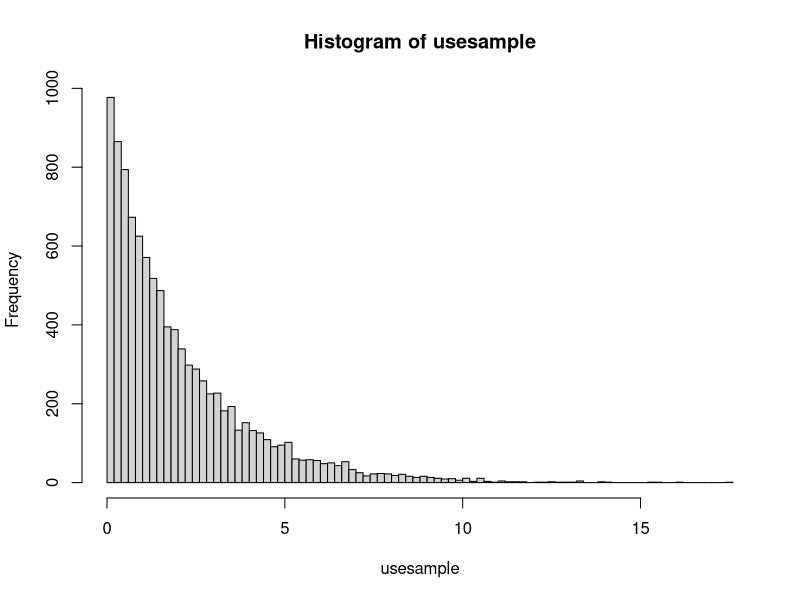
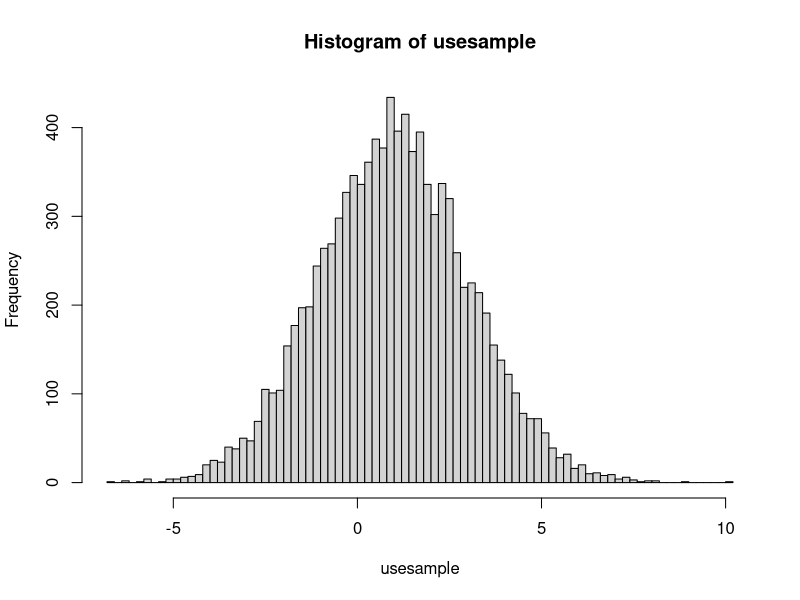
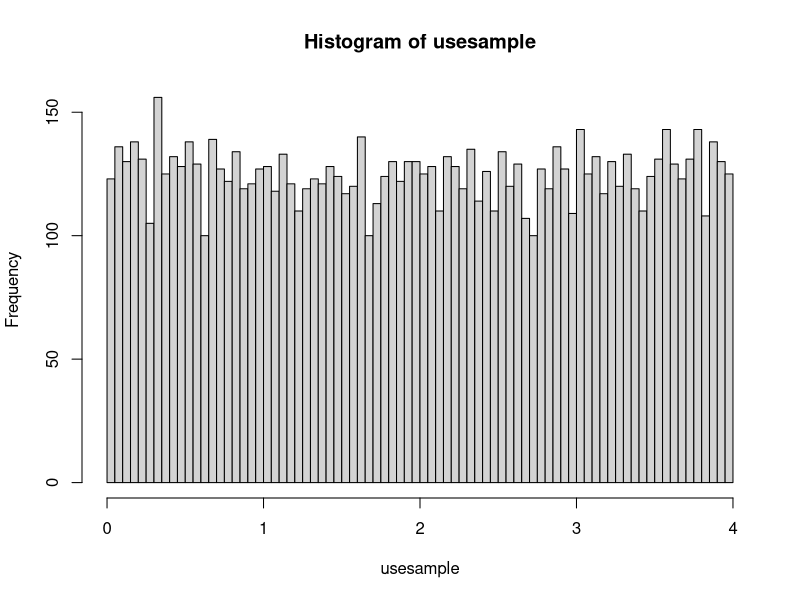
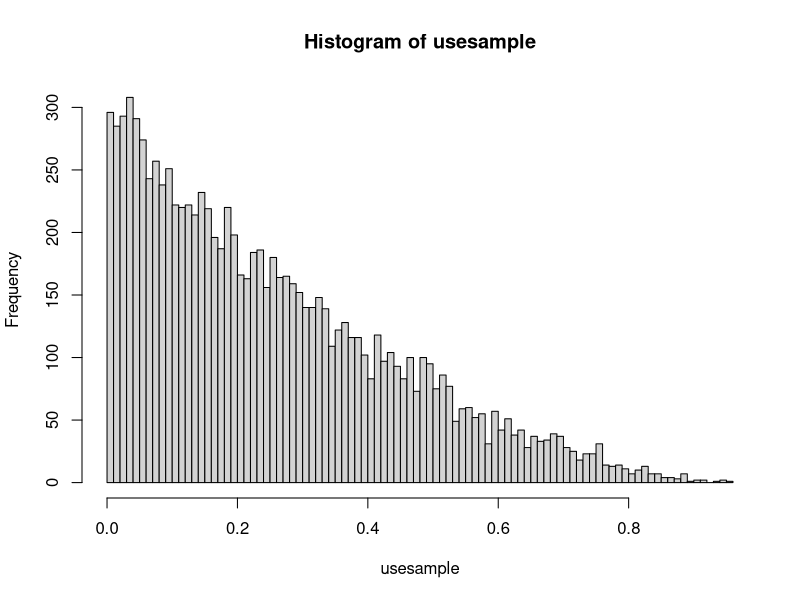
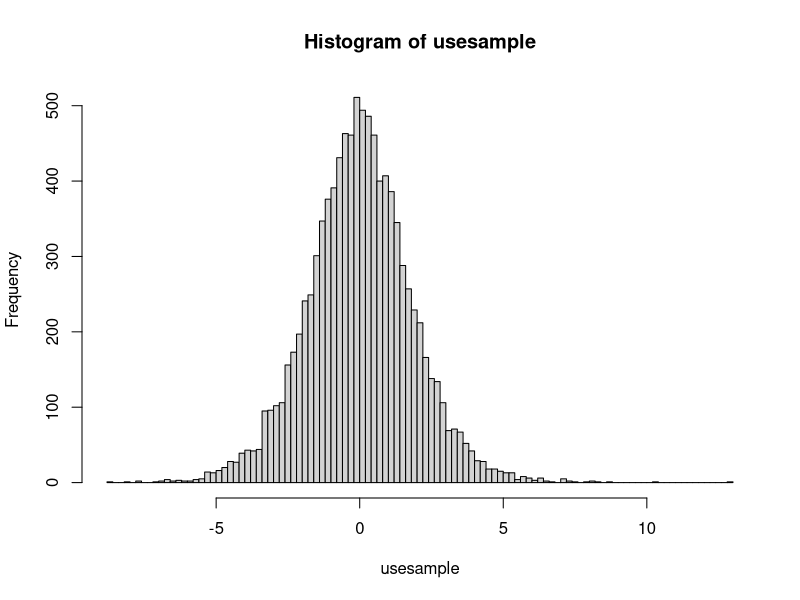
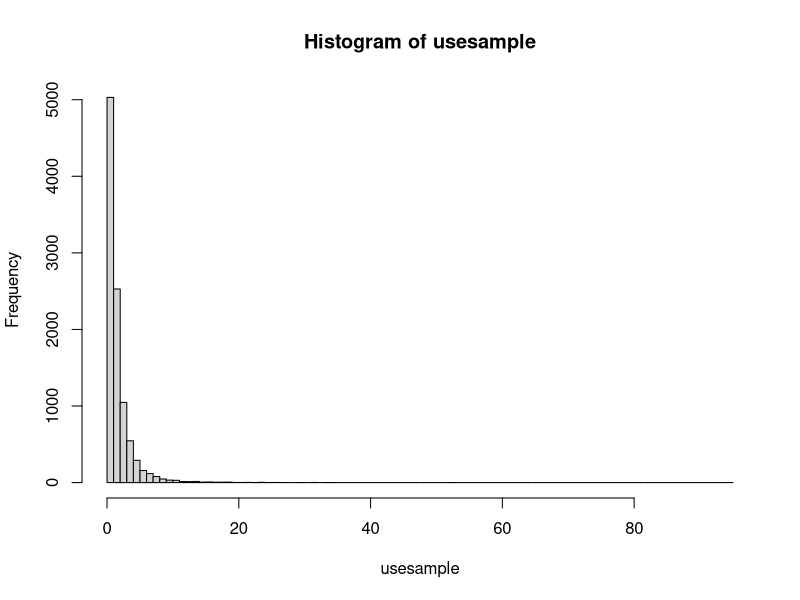
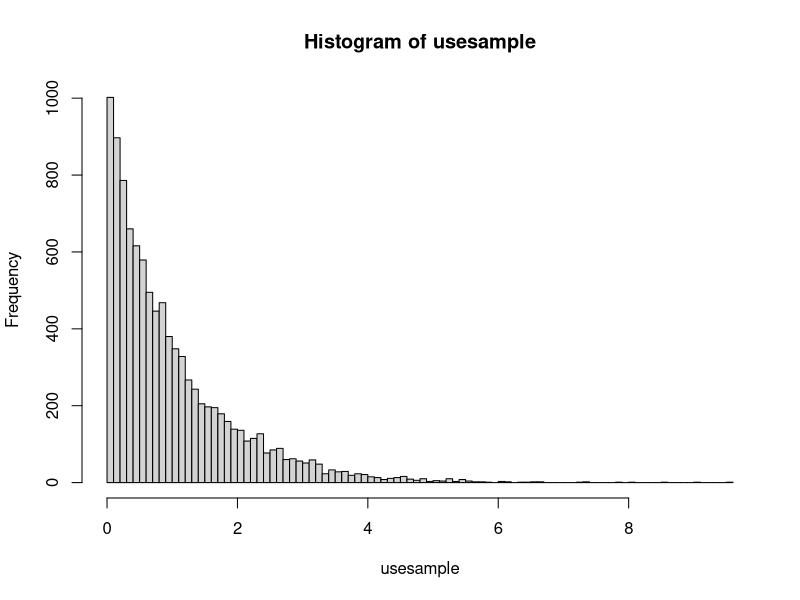
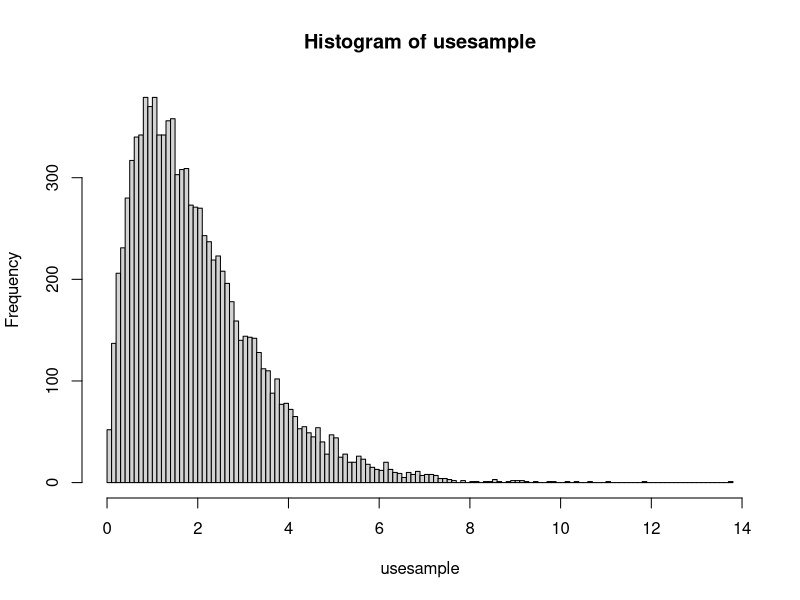

The R source for these figures, in order: (Note: this script raises an error after producing the figures.)
rm(list = ls())
graphics.off()
###########################################################################
m <- matrix(scan("data_for_distr_fitting_8.txt",skip=0),ncol=1,byrow=T)
usesample <- m[,1]
hist(usesample,breaks = 100)
summary(usesample)


################################

###########################################################################
m <- matrix(scan("data_for_distr_fitting_1.txt",skip=0),ncol=1,byrow=T)
usesample <- m[,1]
hist(usesample,breaks = 100)
summary(usesample)



###########################################################################
m <- matrix(scan("data_for_distr_fitting_2.txt",skip=0),ncol=1,byrow=T)
usesample <- m[,1]
hist(usesample,breaks = 100)
summary(usesample)


###########################################################################
m <- matrix(scan("data_for_distr_fitting_5.txt",skip=0),ncol=1,byrow=T)
usesample <- m[,1]
hist(usesample,breaks = 100)
summary(usesample)

###########################################################################
m <- matrix(scan("data_for_distr_fitting_4.txt",skip=0),ncol=1,byrow=T)
usesample <- m[,1]
hist(usesample,breaks = 100)
summary(usesample)


###########################################################################
m <- matrix(scan("data_for_distr_fitting_6.txt",skip=0),ncol=1,byrow=T)
usesample <- m[,1]
hist(usesample,breaks = 100)
summary(usesample)



###########################################################################
m <- matrix(scan("data_for_distr_fitting_3.txt",skip=0),ncol=1,byrow=T)
usesample <- m[,1]
hist(usesample,breaks = 100)
summary(usesample)


###########################################################################
m <- matrix(scan("data_for_distr_fitting_7.txt",skip=0),ncol=1,byrow=T)
usesample <- m[,1]
hist(usesample,breaks = 100)
summary(usesample)
###########################################################################
install.packages('fitdistrplus')
library(fitdistrplus)
par( mfrow = c( 1,1 ) )
dev.new() #### FIGURE 07
descdist(usesample)#,boot = 1000)
